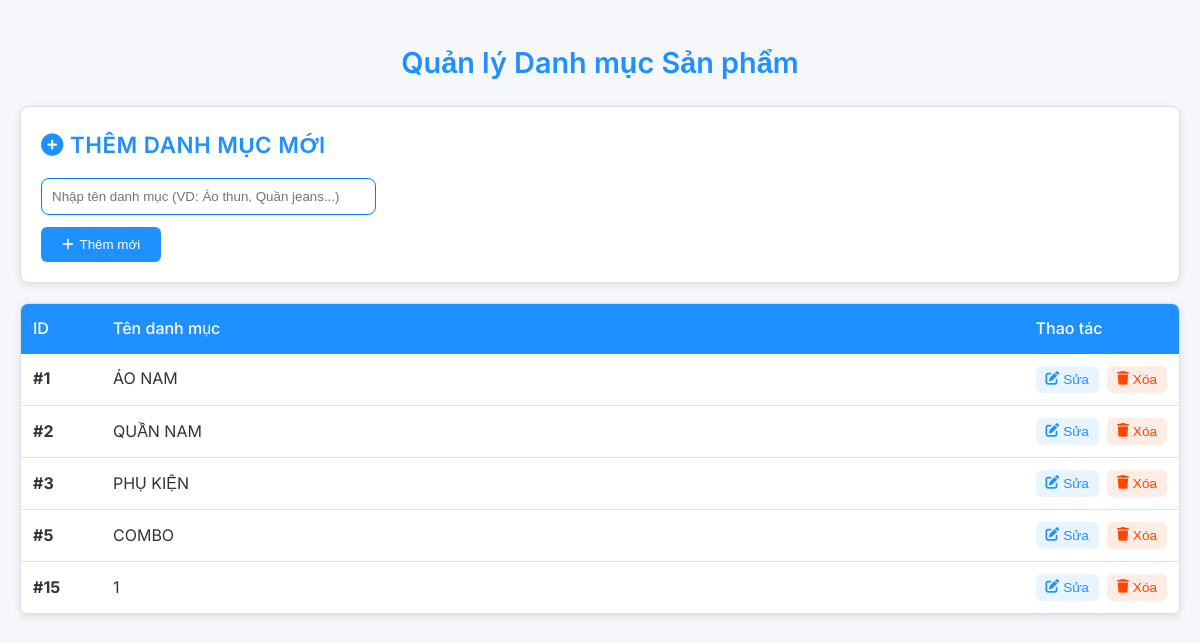
/160STORE/pages/admin/quanLyDanhMuc.php, run on the app's committed database.
### tables this page shows
CREATE TABLE `danh_muc` (
  `id_DM` int(11) NOT NULL COMMENT 'khóa chính, id danh mục',
  `ten_Danh_Muc` varchar(100) NOT NULL COMMENT 'tên danh mục'
);

### 160STORE/pages/admin/quanLyDanhMuc.php (the view, shortened to what this page needs)
<?php
$db = new Database();
$conn = $db->connect();
$editRow = null;
$stmt = $conn->query("SELECT * FROM danh_muc ORDER BY id_DM ASC");
$rows = $stmt->fetchAll(PDO::FETCH_ASSOC);
?>
<!DOCTYPE html>
<html lang="vi">
<head>
    <link rel="stylesheet" href="https://cdnjs.cloudflare.com/ajax/libs/font-awesome/6.5.0/css/all.min.css">
    <link rel="stylesheet" href="../../assets/Admin_css/style.css">
</head>
<body>
<div class="container">
    <h2>Quản lý Danh mục Sản phẩm</h2>
    <div class="form-card">
        <h3 class="form-title">
            <?= $editRow ? '<i class="fas fa-edit"></i> Sửa danh mục' : '<i class="fas fa-plus-circle"></i> Thêm danh mục mới' ?>
        </h3>
        <form method="POST" class="form-row">
            <input type="text" name="ten_Danh_Muc" class="form-input"
                   placeholder="Nhập tên danh mục (VD: Áo thun, Quần jeans...)"
                   value="<?= htmlspecialchars($editRow['ten_Danh_Muc'] ?? '') ?>" required style="padding:10px; width:30%; border-radius:8px;outline:none; border: 1px solid #007bff; margin-bottom:12px">
            <?php if ($editRow): ?>
                <button type="submit" name="sua_danh_muc" class="btn btn-primary">
                    <i class="fas fa-save"></i> Cập nhật
                </button>
                <button type="button" class="btn btn-cancel" onclick="loadContent('quanLyDanhMuc.php')">
                    <i class="fas fa-times"></i> Hủy
                </button>
            <?php else: ?>
                <button type="submit" name="them_danh_muc" class="btn btn-primary mt-6">
                    <i class="fas fa-plus"></i> Thêm mới
                </button>
            <?php endif; ?>
        </form>
    </div>
    <div class="table-container">
        <table>
            <thead>
                <tr>
                    <th width="80">ID</th>
                    <th>Tên danh mục</th>
                    <th width="140">Thao tác</th>
                </tr>
            </thead>
            <tbody>
                <?php if (empty($rows)): ?>
                    <tr>
                        <td colspan="3" style="text-align:center; color:#888; padding:30px;">
                            <i class="fas fa-inbox"></i> Chưa có danh mục nào.
                        </td>
                    </tr>
                <?php else: ?>
                    <?php foreach ($rows as $r): ?>
                        <tr>
                            <td><strong>#<?= $r['id_DM'] ?></strong></td>
                            <td><?= htmlspecialchars($r['ten_Danh_Muc']) ?></td>
                            <td class="actions">
                                <button class="btn-edit" onclick="editDm(<?= $r['id_DM'] ?>)">
                                    <i class="fas fa-edit"></i> Sửa
                                </button>
                                <button class="btn-delete" onclick="deleteDm(<?= $r['id_DM'] ?>)">
                                    <i class="fas fa-trash"></i> Xóa
                                </button>
                            </td>
                        </tr>
                    <?php endforeach; ?>
                <?php endif; ?>
            </tbody>
        </table>
    </div>
</div>
</body>
</html>

### 160STORE/assets/Admin_css/style.css (style rules this page uses)
:root { --primary: #1e90ff; --secondary: #32cd32; --danger: #ff4500; --warning: #ffaa00; --bg: #f5f7fa; --sidebar: #ffffff; --card: #ffffff; --text: #333333; --border: #e0e0e0; --hover: #f0f0f5; --shadow: 0 2px 8px rgba(0, 0, 0, 0.1); }
* { margin: 0; padding: 0; box-sizing: border-box; }
body { background: var(--bg); color: var(--text); font-family: 'Inter', sans-serif; line-height: 1.6; }
.container { max-width: 1200px; margin: 0 auto; padding: 20px; }
h2 { text-align: center; font-size: 1.8rem; margin: 20px 0; color: var(--primary); font-weight: 600; }
.form-card { background: var(--card); border-radius: 8px; padding: 20px; margin-bottom: 20px; border: 1px solid var(--border); box-shadow: var(--shadow); transition: transform 0.3s ease; }
.form-title { font-size: 1.4rem; margin-bottom: 15px; color: var(--primary); font-weight: 600; text-transform: uppercase; letter-spacing: 0.5px; }
.btn { padding: 10px 15px; border: none; border-radius: 6px; font-weight: 500; cursor: pointer; display: flex; align-items: center; justify-content: center; gap: 6px; transition: all 0.2s ease; min-width: 120px; }
.btn-primary { background: var(--primary); color: white; }
.table-container { background: var(--card); border-radius: 8px; overflow: hidden; border: 1px solid var(--border); box-shadow: var(--shadow); margin-top: 20px; }
table { width: 100%; border-collapse: collapse; }
th { background: var(--primary); color: #ffffff; padding: 12px; text-align: left; font-weight: 500; }
td { padding: 12px; border-bottom: 1px solid var(--border); vertical-align: middle; }
.actions { display: flex; gap: 8px; }
.btn-edit, .btn-delete { padding: 6px 10px; border: none; border-radius: 6px; font-size: 0.85rem; cursor: pointer; display: flex; align-items: center; gap: 4px; transition: all 0.2s; }
.btn-edit { background: rgba(30, 144, 255, 0.1); color: var(--primary); }
.btn-delete { background: rgba(255, 69, 0, 0.1); color: var(--danger); }
.form-input { padding:10px; width:30%; border-radius:8px;outline:none; border: 1px solid #007bff; margin-bottom:12px; }

### data on the page
danh_muc: id_DM "1", ten_Danh_Muc "ÁO NAM"
danh_muc: id_DM "2", ten_Danh_Muc "QUẦN NAM"
danh_muc: id_DM "3", ten_Danh_Muc "PHỤ KIỆN"
danh_muc: id_DM "5", ten_Danh_Muc "COMBO"
danh_muc: id_DM "15", ten_Danh_Muc "1"
